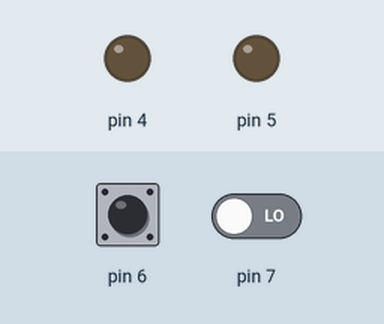
The sketch below on a simulated Arduino Uno, built with avr-gcc and run on an emulated ATmega328P. Shown: output pins drawn as LEDs (lit = HIGH). Inputs (shaded band) come from the test bench; at power-on: pin 6 LOW, pin 7 LOW.

Above: at 1.2 s.
1.3 s: pin 6 driven HIGH
At 1.5 s:
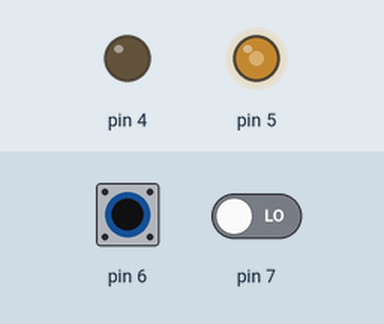
4.3 s: pin 7 driven HIGH
At 6.1 s:
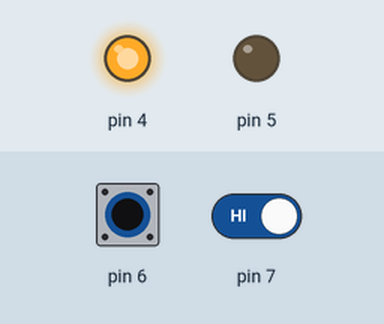
7.3 s: pin 6 pulsed LOW 5 times (0.12 s each, 0.3 s apart)
At 10.1 s:
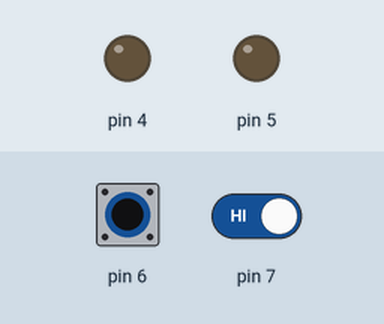
Timing chart, 0 to 11.6 s (numbered marks = the images above; inputs shaded):
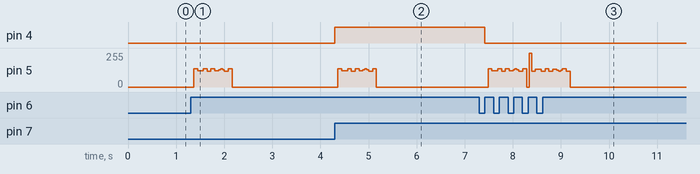

Measured:
- after the input at 7.3 s, pin 4: HIGH → LOW after 0.12 s

The sketch:

sketch_dec22a.ino
```cpp
int lastsens, currentsens = 0;
int lastsens2, currentsens2 = 0;

void setup() {
  pinMode(7, INPUT);
  pinMode(6, INPUT);
  pinMode(5, OUTPUT);
  pinMode(4, OUTPUT);
  Serial.begin(9600);
}

void loop() {
  currentsens = digitalRead(7);  //forward
  if(lastsens == 0 && currentsens == 1){
    digitalWrite(4, HIGH);
    for(int i = 0; i < 67; i++){
      digitalWrite(5, HIGH);
      delayMicroseconds(6200);
      digitalWrite(5, LOW);
      delayMicroseconds(6200);
    }
  }
  lastsens = currentsens;

  currentsens2 = digitalRead(6);  //reverse
  if(lastsens2 == 0 && currentsens2 == 1){
    digitalWrite(4, LOW);
    for(int i = 0; i < 67; i++){
      digitalWrite(5, HIGH);
      delayMicroseconds(6200);
      digitalWrite(5, LOW);
      delayMicroseconds(6200);
    }
  }
  lastsens2 = currentsens2;
}
```
